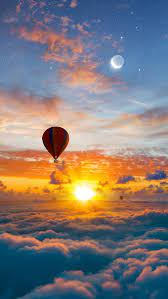
#> input picture notebook/ph.jpg, 168 x 299 px
$ jupyter execute primers.ipynb
#> lines starting #> are read from the running program, lines starting #| are printed output that depends on the picture; after the words box and inside, x2 and y2 are one past the last pixel; in counts of white or black regions, pixels touching at a corner belong together
### Самостоятельная работа

Задание 5.1.

Для трех значений порога 70 + №, 140 + №,
210 + №, где № – номер по списку группы (21), провести пороговую обработку полутонового изображения с плавным изменением интенсивности.

[cell 1]
import cv2
import numpy as np
from matplotlib import pyplot as plt

[cell 2]
img = cv2.imread ('ph.jpg')
#> img is the input picture: shape (299, 168, 3); mean B, G, R 119.5, 121.5, 130.8
img = cv2.cvtColor(img,  cv2.COLOR_BGR2GRAY)
#> img: shape (299, 168)

[cell 3]
ret, thresh1 = cv2.threshold (img, 91,255, cv2.THRESH_BINARY)
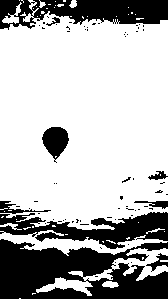
#> thresh1: shape (299, 168); 71.2% white; 69 black regions (60 under 20 px), largest, box (x1, y1, x2, y2) and area: (0, 239, 168, 299) 6854, (0, 0, 168, 30) 3232, (0, 212, 168, 249) 2989
ret, thresh2 = cv2.threshold (img, 91,255, cv2.THRESH_BINARY_INV)
ret, thresh3 = cv2.threshold (img, 91,255, cv2.THRESH_TRUNC)
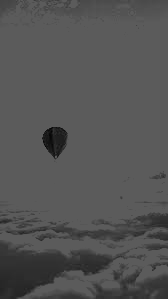
#> thresh3: shape (299, 168); min 5, max 91, mean 84
ret, thresh4 = cv2.threshold (img, 91,255, cv2.THRESH_TOZERO)
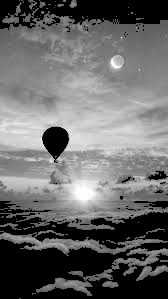
#> thresh4: shape (299, 168); min 0, max 255, mean 104.8
ret, thresh5 = cv2.threshold (img, 91,255, cv2.THRESH_TOZERO_INV)
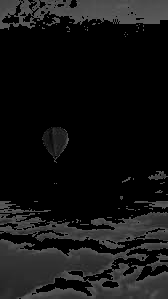
#> thresh5: shape (299, 168); min 0, max 91, mean 19.3

[cell 4]
title = ['Original Image', 'BINARY', 'BINARY_INV', 'TRUNC', 'TOZERO', 'TOZERO_INV']
images = [img, thresh1, thresh2, thresh3, thresh4, thresh5]

[cell 5]
for i in range(6):
    plt.subplot(2,3,i+1),plt.imshow(images[i],'gray')
    plt.title(title[i])
    plt.xticks([]),plt.yticks([])
plt.show ()

Задание 5.2.

Протестировать функции с адаптивным порогом, задавая последовательно два значения порога, примерно 1/3 и 2/3 от
максимума интенсивности. Проанализировать результат пороговой
обработки изображения

[cell 6]
img = cv2.imread('ph.jpg')
img = cv2.cvtColor(img, cv2.COLOR_BGR2GRAY)
img = cv2.medianBlur(img,5)

[cell 7]
ret1,th1 = cv2.threshold(img,127,255,cv2.THRESH_BINARY)
#> th1: shape (299, 168); 45.8% white; 20 white regions (15 under 20 px), largest, box (x1, y1, x2, y2) and area: (0, 34, 168, 220) 22285, (3, 233, 69, 250) 356, (69, 241, 95, 247) 105, (23, 33, 41, 41) 80, (66, 281, 78, 286) 46
th2 = cv2.adaptiveThreshold(img,255, cv2.ADAPTIVE_THRESH_MEAN_C,cv2.THRESH_BINARY,11,2)
#> th2: shape (299, 168); 63.1% white; 186 black regions (121 under 20 px), largest, box (x1, y1, x2, y2) and area: (0, 239, 168, 299) 2512, (0, 212, 168, 249) 2079, (67, 150, 168, 181) 1274
th3 = cv2.adaptiveThreshold(img,255, cv2.ADAPTIVE_THRESH_GAUSSIAN_C,cv2.THRESH_BINARY,11,2)
#> th3: shape (299, 168); 71.7% white; 375 black regions (277 under 20 px), largest, box (x1, y1, x2, y2) and area: (0, 212, 168, 243) 1552, (15, 243, 168, 299) 1385, (111, 260, 168, 291) 473
titles = ['Original Image', 'Global Thresholding (v = 127)', 'Adaptive Mean Thresholding', 'Adaptive Gaussian Thresholding']

[cell 8]
images = [img, th1, th2, th3]

plt.subplot(221), plt.imshow(img)
plt.title('img')
plt.subplot(222), plt.imshow(th1)
plt.title('th1')
plt.subplot(223), plt.imshow(th2)
plt.title('th2')
plt.subplot(224), plt.imshow(th3)
plt.title('th3')
plt.show()

Задание 5.3.

Загрузить модули cv2, random, PIL. Создать зашумленное изображение.

[cell 9]
import random

[cell 10]
from PIL import Image, ImageDraw

[cell 11]
image = Image.open('ph.jpg')
draw = ImageDraw.Draw(image)

[cell 12]
width = image.size[0]
#> width = 168
height = image.size[1]
#> height = 299
pix = image.load()

[cell 13]
for i in range(width):
    for j in range(height):
        rand = random.randint(0, 200)
        a = pix[i, j][0] + rand
        b = pix[i, j][1] + rand
        c = pix[i, j][2] + rand
        if (a > 255):
            a = 255
        if (b > 255):
            b = 255
        if (c > 255):
            c = 255
        draw.point((i, j), (a, b, c))

[cell 14]
image.save("median.png", "JPEG")
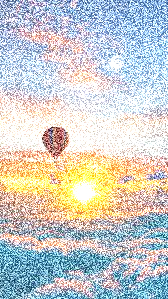
#> saved as median.png: PIL image 168x299 RGB; mean R, G, B 203, 205.2, 202.7

imag = cv2.imread('ph.jpg')
imag = cv2.cvtColor(imag, cv2.COLOR_BGR2RGB)
img = cv2.imread('median.png')
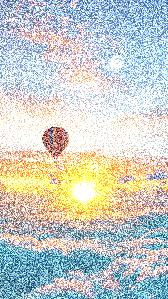
#> img: shape (299, 168, 3); mean B, G, R 199, 203.9, 199.2

plt.subplot(121),plt.imshow(imag),plt.title('Input')
plt.subplot(122),plt.imshow(img),plt.title('Output')
plt.show()
#> figure, not shown here; B, G, R data is drawn as R, G, B

Задание 5.4.

На вход программы пороговой обработки подается зашумленное изображение. Это изображение обрабатывается
тремя способами. В первом случае используется глобальный порог со значением 127. Во втором случае напрямую применяется порог Оцу. В третьем случае изображение сначала удаляет шум фильтром с гауссовым ядром 5x5, затем применяется пороговая обработка Оцу. Сделать анализ того, как фильтрация шума улучшает
результат.

[cell 15]
img = cv2.imread('ph.jpg', 0)
#> img: shape (299, 168); min 0, max 255, mean 124.1

[cell 16]
ret1,th1 = cv2.threshold(img,127,255,cv2.THRESH_BINARY)
#> th1: shape (299, 168); 46% white; 85 white regions (74 under 20 px), largest, box (x1, y1, x2, y2) and area: (0, 34, 168, 220) 21811, (0, 233, 98, 251) 486, (25, 32, 46, 43) 89
ret2,th2 = cv2.threshold(img,0,255,cv2.THRESH_BINARY+cv2.THRESH_OTSU)
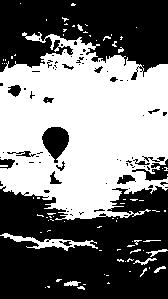
#> th2: shape (299, 168); 46.9% white; 82 white regions (72 under 20 px), largest, box (x1, y1, x2, y2) and area: (0, 32, 168, 220) 22344, (0, 233, 98, 251) 507, (64, 281, 81, 286) 60
#> ret2 = 126
blur = cv2.GaussianBlur(img,(5,5),0)
ret3,th3 = cv2.threshold(blur,0,255,cv2.THRESH_BINARY+cv2.THRESH_OTSU)
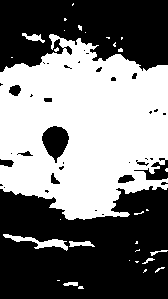
#> th3: shape (299, 168); 46.8% white; 30 white regions (22 under 20 px), largest, box (x1, y1, x2, y2) and area: (0, 34, 168, 220) 22661, (3, 234, 68, 251) 354, (69, 241, 95, 247) 105
#> ret3 = 126

[cell 17]
images = [img, 0, th1, img, 0, th2, blur, 0, th3]
titles = ["Original Noisy Image","Histogram","GlobalThresholding (v=127)","Original Noisy Image", "Histogram","Otsu’s Thresholding","Gaussian filtered Image","Histogram","Otsu’s Thresh-olding"]

[cell 18]
for i in range(3):
    plt.subplot(3,3,i*3+1), plt.imshow(images[i*3], "gray")
    plt.title(titles[i*3]), plt.xticks([]),
    plt.yticks([])
    plt.subplot(3,3,i*3+2),plt.hist(images[i*3].ravel(),256)
    plt.title(titles[i*3+1]), plt.xticks([]),plt.yticks([])
    plt.subplot(3,3,i*3+3),plt.imshow(images[i*3+2],"gray")
    plt.title(titles[i*3+2]), plt.xticks([]),plt.yticks([])
    plt.show()
#> this loop made 3 passes
#> pass 1, `plt.show()`:
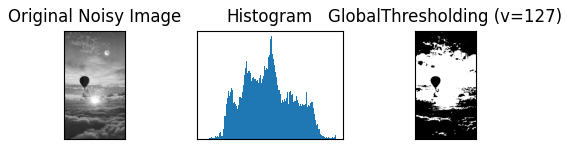
#> figure drawn by matplotlib, 3 panels
#> pass 2, `plt.show()`:
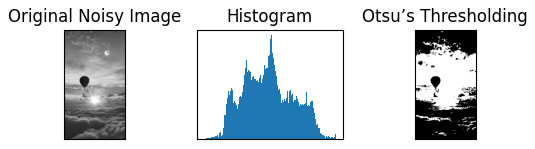
#> figure drawn by matplotlib, 3 panels
